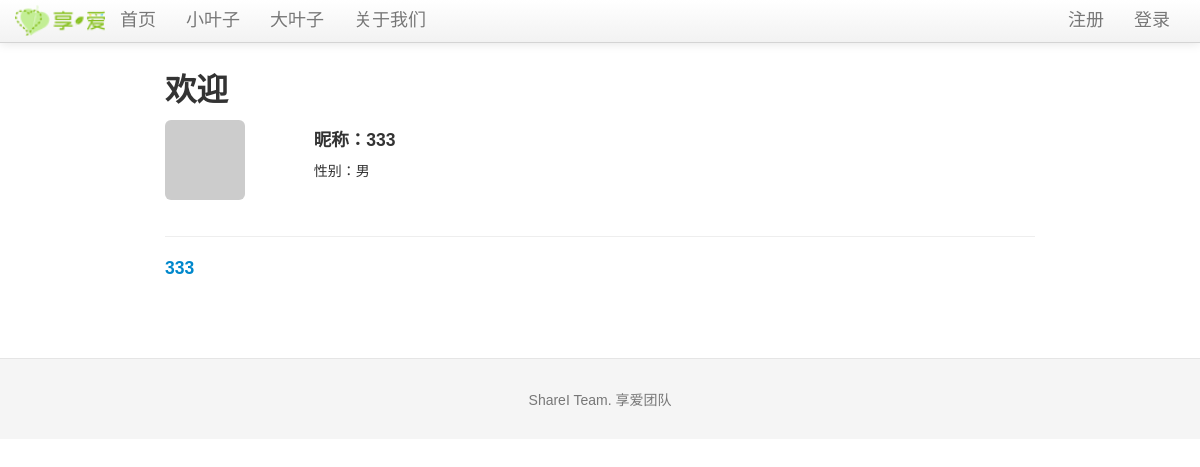
Page /bigleaf/3 on the earlier database version.
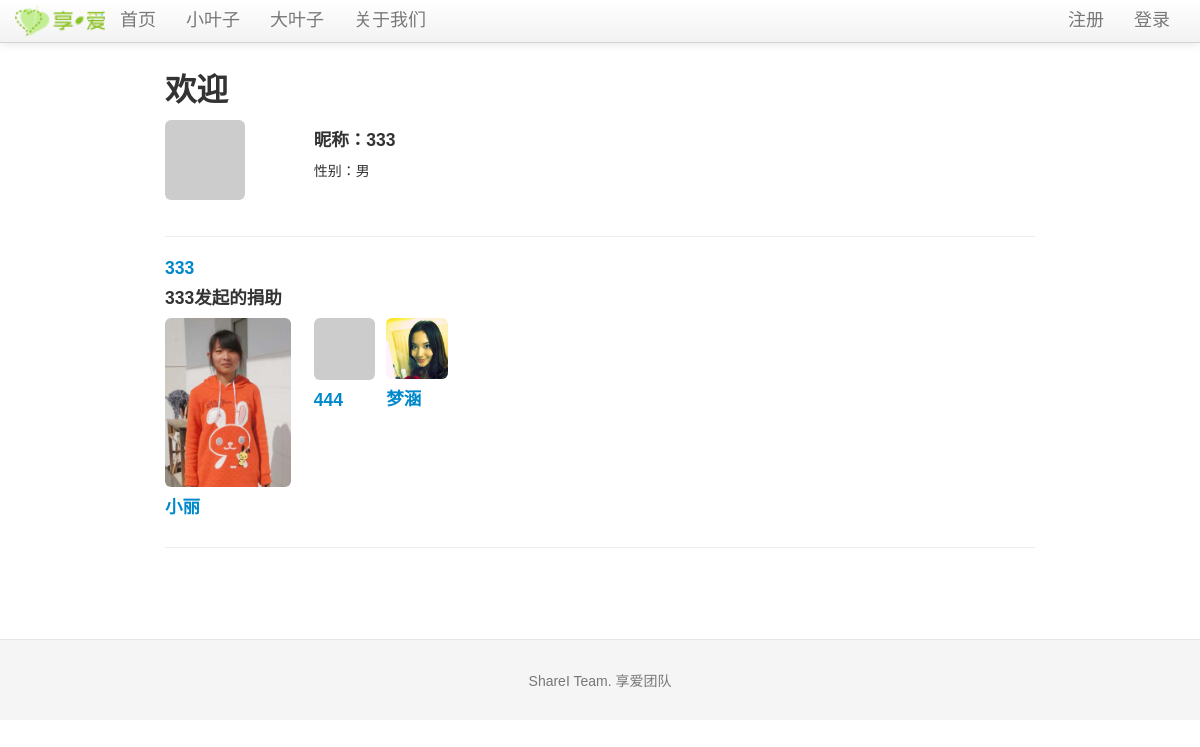
Same page on the later database version.
### tables this page shows
CREATE TABLE bleaf (avatar TEXT, bleaf_id integer PRIMARY KEY, email text, uname text, sex text, ulevel integer, password text, rrurl text, sinawburl text, qqwburl text, createtime TIMESTAMP);

CREATE TABLE lleaf (
	lleaf_id integer primary key autoincrement,
	avatar text,
	nickavatar text,
	lname text,
	lnickname text,
	gender text,
	nationality text,
	age text,
	grade text,
	bday text,
	constellation text,
	school text,
	homeaddress text,
	phone text,
	homeinfo text,
	linfo text,
	ginfo text,
	gadvice text,
	gname text,
	gschool text,
	gbackground text,
	ginfosource text,
	grr text,
	gweibo text,
	gkaixin text,
	status integer not null,
	createtime TIMESTAMP default (datetime('now', 'localtime'))
);

### sharei.py (the view, shortened to what this page needs)
@app.route('/bigleaf/<bleaf_id>', methods=['GET', 'POST'])
def show_bigleaf(bleaf_id):
    bigleaf = query_db('select * from bleaf where bleaf.bleaf_id = ?', [bleaf_id], True)
    if bigleaf is None:
        error = 'Invalid big leaf id'
        return render_template('home.html', error=error)
    blogs = query_db('select * from blog where blog.bleaf_id = ?', [bleaf_id])
    if 'bleaf_id' in session and int(session['bleaf_id'])==int(bleaf_id):
        bleaf_self = True
    else:
        bleaf_self = False
    raise_lleaf = query_db('select lleaf.lleaf_id as lleaf_id, lleaf.avatar as avatar, lleaf.lnickname as lnickname from raising join lleaf on raising.lleaf_id = lleaf.lleaf_id where raising.bleaf_id = ?', [bleaf_id], True) #我发起捐助的小叶子
    if raise_lleaf is None:
        raise_applybleafs = None
    else:
        raise_applybleafs = query_db('select bleaf.bleaf_id, bleaf.uname, bleaf.avatar from applying join bleaf on applying.bleaf_id = bleaf.bleaf_id where applying.lleaf_id = ?', [raise_lleaf[0]], False)
    apply_lleaf = query_db('select lleaf.lleaf_id as lleaf_id, lleaf.avatar as avatar, lleaf.lnickname as lnickname from applying join lleaf on applying.lleaf_id = lleaf.lleaf_id where applying.bleaf_id = ?', [bleaf_id], True) #我申请捐助的小叶子
    if apply_lleaf is None:
        apply_raisebleaf = None
        apply_applybleafs = None
    dobleafs = None
    dobleafs = query_db('select lleaf.lleaf_id as lleaf_id, lleaf.avatar as avatar, lleaf.lnickname as lnickname from donating join lleaf on donating.lleaf_id = lleaf.lleaf_id where donating.bleaf_id = ?', [bleaf_id], False) #我捐助的小叶子
    donate_bleafs = {}
    donate_lleafs = {}
    if dobleafs is not None:
        for doleaf in dobleafs:
            donate_bleaf = query_db('select bleaf.bleaf_id, bleaf.uname, bleaf.avatar from donating join bleaf on donating.bleaf_id = bleaf.bleaf_id where donating.lleaf_id = ?', [doleaf['lleaf_id']], False) #我捐助的小叶子的所有捐助者
            donate_bleafs[doleaf['lleaf_id']] = donate_bleaf
            donate_lleafs[doleaf['lleaf_id']] = doleaf
    return render_template('bigleaf_timeline.html', bigleaf=bigleaf, blogs=blogs, bleaf_self=bleaf_self, raise_lleaf=raise_lleaf, raise_applybleafs=raise_applybleafs, apply_lleaf=apply_lleaf, apply_raisebleaf=apply_raisebleaf, apply_applybleafs=apply_applybleafs, donate_bleafs=donate_bleafs, donate_lleafs=donate_lleafs)

### sharei.py (called while the page is built)
def get_db():
    top = _app_ctx_stack.top
    if not hasattr(top, 'sqlite_db'):
        top.sqlite_db = sqlite3.connect(app.config['DATABASE'])
        top.sqlite_db.row_factory = sqlite3.Row
    return top.sqlite_db

@app.teardown_appcontext
def close_database(exception):
    top = _app_ctx_stack.top
    if hasattr(top, 'sqlite_db'):
        top.sqlite_db.close()

def query_db(query, args=(), one=False):
    cur = get_db().execute(query, args)
    rv = cur.fetchall()
    return (rv[0] if rv else None) if one else rv

@app.before_request
def before_request():
    g.bleaf = None
    if 'bleaf_id' in session:
        g.bleaf = query_db('select * from bleaf where bleaf_id = ?', [session['bleaf_id']], one=True)

### templates/bigleaf_timeline.html (shortened to what the changed rows need)
{% extends "layout.html" %}
{% block body %}
  <h2>欢迎</h2>
  <div class="row-fluid">
    <div class="span2">
    </div>
    <div class="span6" style="text-align : left;background-color:#FFFFFF; padding-left:20">
      <h4>昵称：{{bigleaf.uname}}</h4>
      <p>性别：{{bigleaf.sex}}<br>
    </div>
  </div><br><hr>
  <a href="{{ url_for('show_bigleaf', bleaf_id=bigleaf.bleaf_id) }}" target="_blank"><h4>{{bigleaf.uname}}</h4></a>
  {% if bleaf_self %}
    {% if raise_lleaf %}
    <h4>我发起的捐助</h4></hr>
      <div class="row-fluid">
      <div class="span2">
        <img src={{ raise_lleaf.avatar }} class="img-rounded">
        <a href="{{ url_for('show_littleleaf', lleaf_id=raise_lleaf.lleaf_id) }}" target="_blank"><h4>{{raise_lleaf.lnickname}}</h4></a>
      </div>
      <div class="span6" style="text-align : left;background-color:#FFFFFF; padding-left:20">
        <div class="row-fluid">
          <form action="" method=post>
          {% for raisebleaf in raise_applybleafs %}
            <div class="span2">
              <label class="checkbox">
                <input name="raise" type="checkbox" value={{ raisebleaf.bleaf_id }}>
                <img src={{ raisebleaf.avatar }} class="img-rounded">
                <a href="{{ url_for('show_bigleaf', bleaf_id=raisebleaf.bleaf_id) }}" target="_blank"><h4>{{raisebleaf.uname}}</h4></a>
                <br>
              </label>
            </div>
          {% endfor %}
          <input class="btn btn-primary" type=submit value='提交'>
        </form>
        </div>
      </div>
    </div><hr>
    {% endif %}
    {% if apply_lleaf %}
    <h4>我申请参加的捐助</h4></hr>
      <div class="row-fluid">
      <div class="span2">
        <img src={{ apply_lleaf.avatar }} class="img-rounded">
        <a href="{{ url_for('show_littleleaf', lleaf_id=apply_lleaf.lleaf_id) }}" target="_blank"><h4>{{apply_lleaf.lnickname}}</h4></a>
      </div>
      <div class="span6" style="text-align : left;background-color:#FFFFFF; padding-left:20">
        <div class="row-fluid">
          {% for applybleaf in apply_applybleafs %}
            <div class="span2">
              <img src={{ applybleaf.avatar }} class="img-rounded">
              <a href="{{ url_for('show_bigleaf', bleaf_id=applybleaf.bleaf_id) }}" target="_blank"><h4>{{applybleaf.uname}}</h4></a>
            </div>
          {% endfor %}
        </div>
      </div>
    </div><hr>
    {% endif %}
    {% if donate_lleafs %}
    <h4>我正在参与的捐助</h4></hr>
      {% for lleaf_id in donate_lleafs.keys() %}
      <div class="row-fluid">
        <div class="span2">
          <img src={{ donate_lleafs[lleaf_id].avatar }} class="img-rounded">
          <a href="{{ url_for('show_littleleaf', lleaf_id=donate_lleafs[lleaf_id].lleaf_id) }}" target="_blank"><h4>{{donate_lleafs[lleaf_id].lnickname}}</h4></a>
        </div>
        <div class="span6" style="text-align : left;background-color:#FFFFFF; padding-left:20">
          <div class="row-fluid">
            {% for bleaf in donate_bleafs[lleaf_id] %}
              <div class="span2">
                <img src={{ bleaf.avatar }} class="img-rounded">
                <a href="{{ url_for('show_bigleaf', bleaf_id=bleaf.bleaf_id) }}" target="_blank"><h4>{{bleaf.uname}}</h4></a>
              </div>
            {% endfor %}
          </div>
        </div>
      </div><br>
      {% endfor %}
    <br><hr>
    {% endif %}
  {% else %}
    {% if raise_lleaf %}
    <h4>{{bigleaf.uname}}发起的捐助</h4></hr>
      <div class="row-fluid">
      <div class="span2">
        <img src={{ raise_lleaf.avatar }} class="img-rounded">
        <a href="{{ url_for('show_littleleaf', lleaf_id=raise_lleaf.lleaf_id) }}" target="_blank"><h4>{{raise_lleaf.lnickname}}</h4></a>
      </div>
      <div class="span6" style="text-align : left;background-color:#FFFFFF; padding-left:20">
        <div class="row-fluid">
          <form action="" method=post>
          {% for raisebleaf in raise_applybleafs %}
            <div class="span2">
              <img src={{ raisebleaf.avatar }} class="img-rounded">
              <a href="{{ url_for('show_bigleaf', bleaf_id=raisebleaf.bleaf_id) }}" target="_blank"><h4>{{raisebleaf.uname}}</h4></a>
              <br>
            </div>
          {% endfor %}
        </div>
      </div>
    </div><hr>
    {% endif %}
  {% endif %}
{% endblock %}

Differences in the rows shown:
shown differently, row unchanged: bleaf (number 1 of 3 on the later page): uname (not shown) → "333"
now on this page (row edited): lleaf: avatar (picture), lnickname "小丽"
now on this page (row unchanged): bleaf: uname "444"
now on this page (row edited): bleaf: avatar (picture), uname "梦涵"
Other differences:
text now shown: "发起的捐助"
